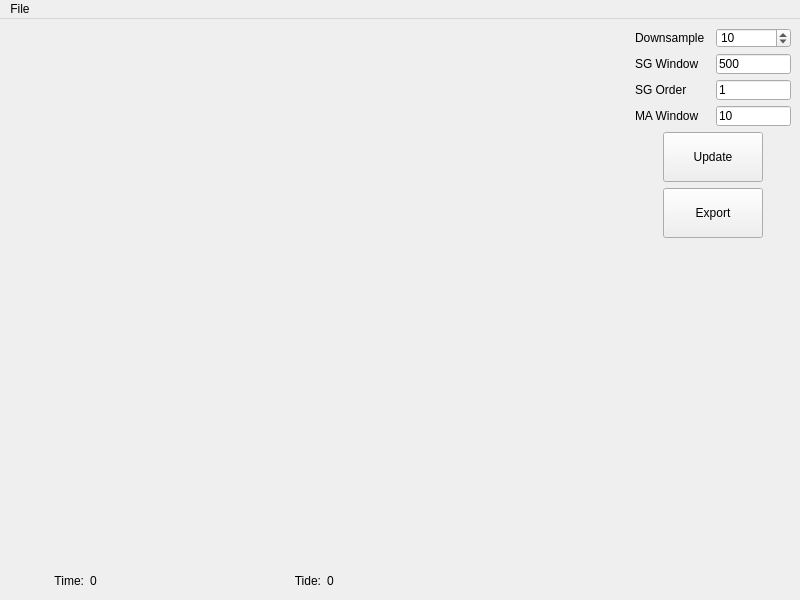
<?xml version="1.0" encoding="UTF-8"?>
<ui version="4.0">
 <class>MainWindow</class>
 <widget class="QMainWindow" name="MainWindow">
  <property name="geometry">
   <rect>
    <x>0</x>
    <y>0</y>
    <width>800</width>
    <height>600</height>
   </rect>
  </property>
  <property name="windowTitle">
   <string>Tide Filter</string>
  </property>
  <widget class="QWidget" name="centralwidget">
   <layout class="QVBoxLayout" name="verticalLayout_3">
    <item>
     <layout class="QHBoxLayout" name="horizontalLayout_3">
      <item>
       <widget class="PlotWidget" name="tideplot" native="true"/>
      </item>
      <item>
       <layout class="QVBoxLayout" name="verticalLayout_2">
        <item>
         <layout class="QHBoxLayout" name="horizontalLayout_9">
          <item>
           <widget class="QLabel" name="l3">
            <property name="minimumSize">
             <size>
              <width>75</width>
              <height>20</height>
             </size>
            </property>
            <property name="maximumSize">
             <size>
              <width>75</width>
              <height>20</height>
             </size>
            </property>
            <property name="text">
             <string>Downsample</string>
            </property>
           </widget>
          </item>
          <item>
           <widget class="QSpinBox" name="sp_subsample">
            <property name="minimumSize">
             <size>
              <width>75</width>
              <height>20</height>
             </size>
            </property>
            <property name="maximumSize">
             <size>
              <width>75</width>
              <height>20</height>
             </size>
            </property>
            <property name="minimum">
             <number>1</number>
            </property>
            <property name="maximum">
             <number>10000</number>
            </property>
            <property name="value">
             <number>10</number>
            </property>
           </widget>
          </item>
         </layout>
        </item>
        <item>
         <layout class="QHBoxLayout" name="horizontalLayout_6">
          <item>
           <widget class="QLabel" name="l0">
            <property name="minimumSize">
             <size>
              <width>75</width>
              <height>20</height>
             </size>
            </property>
            <property name="maximumSize">
             <size>
              <width>75</width>
              <height>20</height>
             </size>
            </property>
            <property name="text">
             <string>SG Window</string>
            </property>
           </widget>
          </item>
          <item>
           <widget class="QLineEdit" name="le_sg_win">
            <property name="minimumSize">
             <size>
              <width>75</width>
              <height>20</height>
             </size>
            </property>
            <property name="maximumSize">
             <size>
              <width>75</width>
              <height>20</height>
             </size>
            </property>
            <property name="text">
             <string>500</string>
            </property>
           </widget>
          </item>
         </layout>
        </item>
        <item>
         <layout class="QHBoxLayout" name="horizontalLayout_7">
          <item>
           <widget class="QLabel" name="l1">
            <property name="minimumSize">
             <size>
              <width>75</width>
              <height>20</height>
             </size>
            </property>
            <property name="maximumSize">
             <size>
              <width>75</width>
              <height>20</height>
             </size>
            </property>
            <property name="text">
             <string>SG Order</string>
            </property>
           </widget>
          </item>
          <item>
           <widget class="QLineEdit" name="le_sg_ord">
            <property name="minimumSize">
             <size>
              <width>75</width>
              <height>20</height>
             </size>
            </property>
            <property name="maximumSize">
             <size>
              <width>75</width>
              <height>20</height>
             </size>
            </property>
            <property name="text">
             <string>1</string>
            </property>
           </widget>
          </item>
         </layout>
        </item>
        <item>
         <layout class="QHBoxLayout" name="horizontalLayout_8">
          <item>
           <widget class="QLabel" name="l2">
            <property name="minimumSize">
             <size>
              <width>75</width>
              <height>20</height>
             </size>
            </property>
            <property name="maximumSize">
             <size>
              <width>75</width>
              <height>20</height>
             </size>
            </property>
            <property name="text">
             <string>MA Window</string>
            </property>
           </widget>
          </item>
          <item>
           <widget class="QLineEdit" name="le_ma_win">
            <property name="minimumSize">
             <size>
              <width>75</width>
              <height>20</height>
             </size>
            </property>
            <property name="maximumSize">
             <size>
              <width>75</width>
              <height>20</height>
             </size>
            </property>
            <property name="text">
             <string>10</string>
            </property>
           </widget>
          </item>
         </layout>
        </item>
        <item>
         <layout class="QHBoxLayout" name="horizontalLayout_2">
          <item>
           <spacer name="horizontalSpacer_2">
            <property name="orientation">
             <enum>Qt::Orientation::Horizontal</enum>
            </property>
            <property name="sizeType">
             <enum>QSizePolicy::Policy::Minimum</enum>
            </property>
            <property name="sizeHint" stdset="0">
             <size>
              <width>0</width>
              <height>20</height>
             </size>
            </property>
           </spacer>
          </item>
          <item>
           <layout class="QVBoxLayout" name="verticalLayout">
            <item>
             <widget class="QPushButton" name="b_run">
              <property name="minimumSize">
               <size>
                <width>100</width>
                <height>50</height>
               </size>
              </property>
              <property name="maximumSize">
               <size>
                <width>100</width>
                <height>50</height>
               </size>
              </property>
              <property name="text">
               <string>Update</string>
              </property>
             </widget>
            </item>
            <item>
             <widget class="QPushButton" name="b_export">
              <property name="minimumSize">
               <size>
                <width>100</width>
                <height>50</height>
               </size>
              </property>
              <property name="maximumSize">
               <size>
                <width>100</width>
                <height>50</height>
               </size>
              </property>
              <property name="text">
               <string>Export</string>
              </property>
             </widget>
            </item>
           </layout>
          </item>
          <item>
           <spacer name="horizontalSpacer_3">
            <property name="orientation">
             <enum>Qt::Orientation::Horizontal</enum>
            </property>
            <property name="sizeType">
             <enum>QSizePolicy::Policy::Minimum</enum>
            </property>
            <property name="sizeHint" stdset="0">
             <size>
              <width>0</width>
              <height>20</height>
             </size>
            </property>
           </spacer>
          </item>
         </layout>
        </item>
        <item>
         <spacer name="verticalSpacer">
          <property name="orientation">
           <enum>Qt::Orientation::Vertical</enum>
          </property>
          <property name="sizeHint" stdset="0">
           <size>
            <width>20</width>
            <height>40</height>
           </size>
          </property>
         </spacer>
        </item>
       </layout>
      </item>
     </layout>
    </item>
    <item>
     <layout class="QHBoxLayout" name="horizontalLayout">
      <item>
       <widget class="QLabel" name="l4">
        <property name="minimumSize">
         <size>
          <width>75</width>
          <height>20</height>
         </size>
        </property>
        <property name="maximumSize">
         <size>
          <width>75</width>
          <height>20</height>
         </size>
        </property>
        <property name="text">
         <string>Time:</string>
        </property>
        <property name="alignment">
         <set>Qt::AlignmentFlag::AlignRight|Qt::AlignmentFlag::AlignTrailing|Qt::AlignmentFlag::AlignVCenter</set>
        </property>
       </widget>
      </item>
      <item>
       <widget class="QLabel" name="ltime">
        <property name="minimumSize">
         <size>
          <width>150</width>
          <height>20</height>
         </size>
        </property>
        <property name="maximumSize">
         <size>
          <width>150</width>
          <height>20</height>
         </size>
        </property>
        <property name="text">
         <string>0</string>
        </property>
       </widget>
      </item>
      <item>
       <widget class="QLabel" name="l5">
        <property name="minimumSize">
         <size>
          <width>75</width>
          <height>20</height>
         </size>
        </property>
        <property name="maximumSize">
         <size>
          <width>75</width>
          <height>20</height>
         </size>
        </property>
        <property name="text">
         <string>Tide:</string>
        </property>
        <property name="alignment">
         <set>Qt::AlignmentFlag::AlignRight|Qt::AlignmentFlag::AlignTrailing|Qt::AlignmentFlag::AlignVCenter</set>
        </property>
       </widget>
      </item>
      <item>
       <widget class="QLabel" name="ltide">
        <property name="minimumSize">
         <size>
          <width>150</width>
          <height>20</height>
         </size>
        </property>
        <property name="maximumSize">
         <size>
          <width>150</width>
          <height>20</height>
         </size>
        </property>
        <property name="text">
         <string>0</string>
        </property>
       </widget>
      </item>
      <item>
       <spacer name="horizontalSpacer">
        <property name="orientation">
         <enum>Qt::Orientation::Horizontal</enum>
        </property>
        <property name="sizeHint" stdset="0">
         <size>
          <width>40</width>
          <height>20</height>
         </size>
        </property>
       </spacer>
      </item>
     </layout>
    </item>
   </layout>
  </widget>
  <widget class="QMenuBar" name="menubar">
   <property name="geometry">
    <rect>
     <x>0</x>
     <y>0</y>
     <width>800</width>
     <height>33</height>
    </rect>
   </property>
   <widget class="QMenu" name="menuFile">
    <property name="title">
     <string>File</string>
    </property>
    <addaction name="actionLoad"/>
    <addaction name="actionExport"/>
   </widget>
   <addaction name="menuFile"/>
  </widget>
  <action name="actionLoad">
   <property name="text">
    <string>Load</string>
   </property>
  </action>
  <action name="actionExport">
   <property name="text">
    <string>Export</string>
   </property>
  </action>
 </widget>
 <customwidgets>
  <customwidget>
   <class>PlotWidget</class>
   <extends>QWidget</extends>
   <header>pyqtgraph</header>
   <container>1</container>
  </customwidget>
 </customwidgets>
 <resources/>
 <connections/>
</ui>
